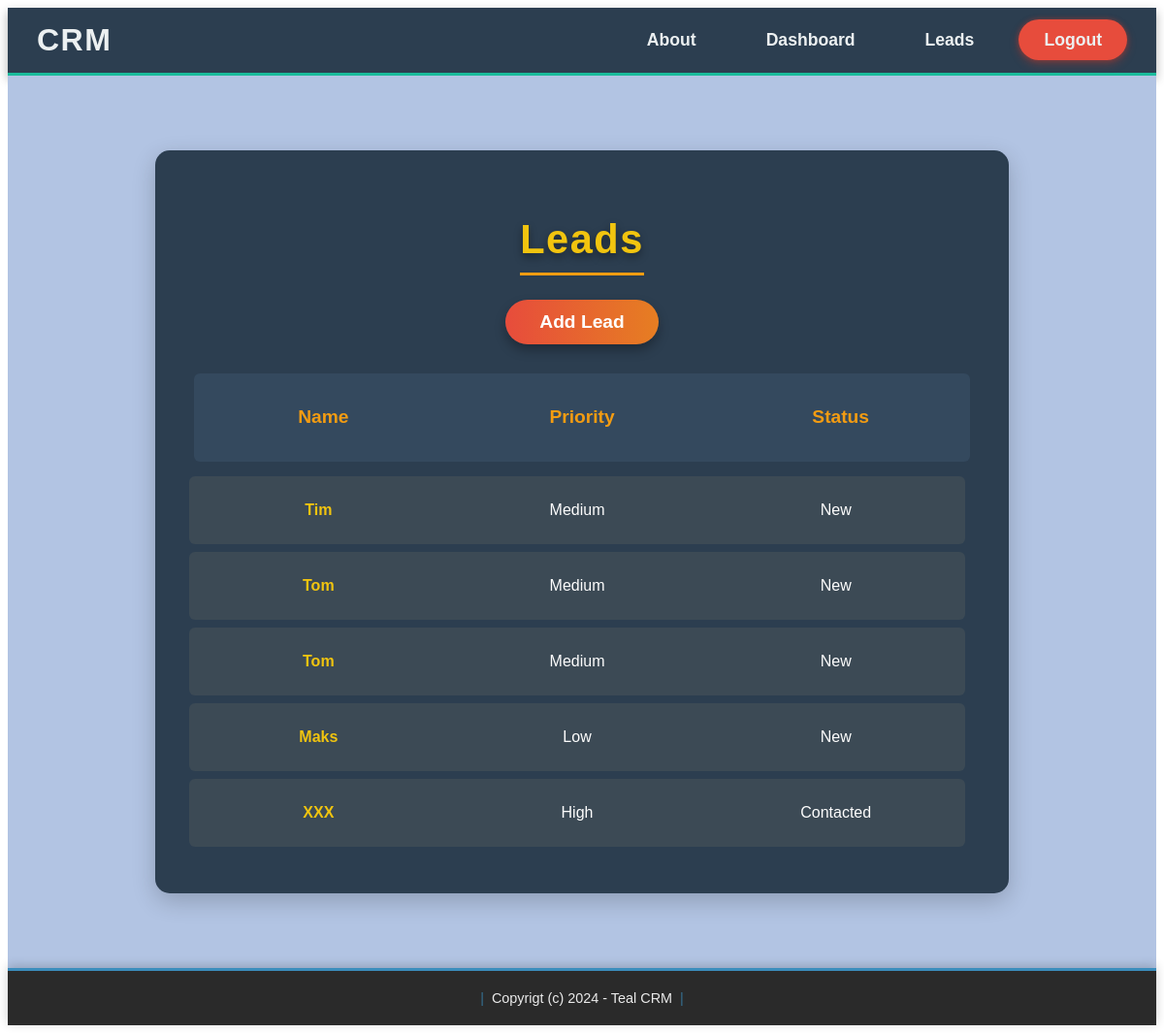
The app's page /leads_list/ (signed in), older data.
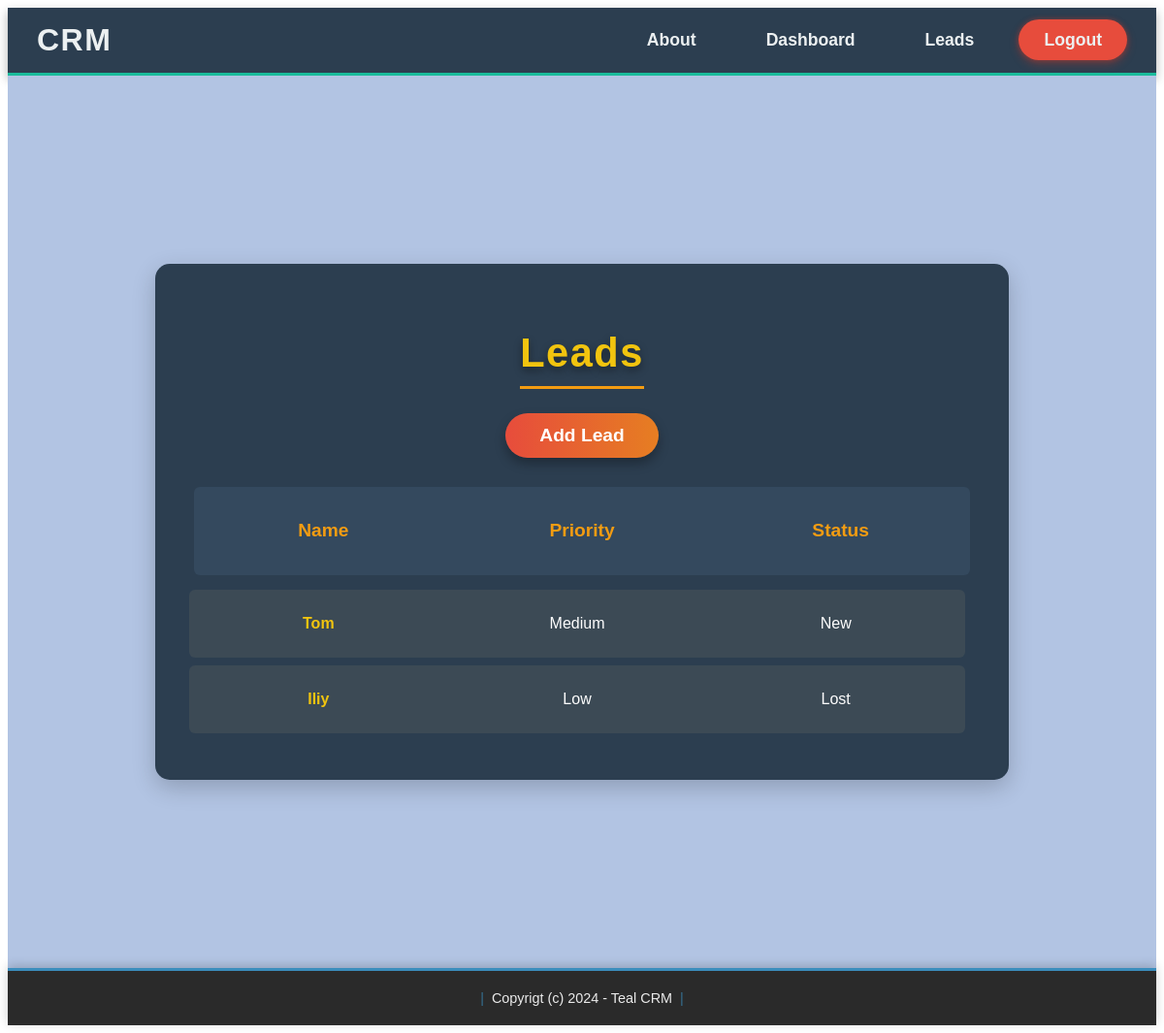
The same page, newer data.
### catalog/models.py (models this page shows, shortened)
class Lead(models.Model):
    LOW = 'low'
    MEDIUM = 'medium'
    HIGH = 'high'
    CHOICES_PRIORITY = (
        (LOW, 'Low'),
        (MEDIUM, 'Medium'),
        (HIGH, 'High'),
    )
    NEW = 'new'
    CONTACTED = 'contacted'
    WON = 'won'
    LOST = 'lost'
    CHOICES_STATUS = (
        (NEW, 'New'),
        (CONTACTED, 'Contacted'),
        (WON, 'Won'),
        (LOST, 'Lost'),
    )
    name = models.CharField(max_length=255)
    email = models.EmailField()
    description = models.TextField(blank=True, null=True)
    priority = models.CharField(max_length=10, choices=CHOICES_PRIORITY, default=MEDIUM)
    status = models.CharField(max_length=10, choices=CHOICES_STATUS, default=NEW)
    created_by = models.ForeignKey(User, related_name='leads', on_delete=models.CASCADE)
    created_at = models.DateTimeField(auto_now_add=True)
    modified_at = models.DateTimeField(auto_now=True)

### catalog/views.py (the view)
# urls.py: path('leads_list/', views.leads_list, name='leads_list'),
@login_required
def leads_list(request):
    leads = Lead.objects.filter(created_by=request.user)
    data = {'leads': leads}
    return render(request, 'lead/leads_list.html', data)

### templates/lead/leads_list.html (shortened to what this page needs)
{% extends 'base.html' %}
{% load static %}
{% block head %}
    <link rel="stylesheet" href="{% static 'hom_leads.css' %}">
    <link rel="stylesheet" href="{% static 'leads_list.css' %}">
{% endblock %}
{% block content %}
<div class="page-background">
    <div class="led">
        <h1 class="zag">Leads</h1>
        <a class="das" href="{% url 'addlead' %}">Add Lead</a>
        <div class="flex-header">
            <p class="column-title">Name</p>
            <p class="column-title">Priority</p>
            <p class="column-title">Status</p>
        </div>
        <div class="scroll-container">
            {% for lead in leads %}
                <div class="table-row">
                    <p class="row-text">
                        <a href="{% url 'leads_detail' lead.id %}">{{ lead.name }}</a>
                    </p>
                    <p class="row-text">{{ lead.get_priority_display }}</p>
                    <p class="row-text">{{ lead.get_status_display }}</p>
                </div>
            {% endfor %}
        </div>
    </div>
</div>
{% endblock %}

### templates/base.html (shortened to what this page needs)
<!DOCTYPE html>
{% load static %}
<html lang="ru">
{% block head %}{% endblock %}
<body>
    <nav class="navbar">
        <div class="left">
            <a href="{% url 'index' %}">CRM</a>
        </div>
        <ul class="right">
            <li><a href="{% url 'about' %}">About</a></li>
            {% if request.user.is_authenticated %}
                <li><a href="{% url 'dashboard' %}">Dashboard</a></li>
                <li><a href="{% url 'leads_list' %}">Leads</a></li>
                <li class="red"><a href="{% url 'logout' %}">Logout</a></li>
            {% else %}
                <li><a href="{% url 'login' %}">Log in</a></li>
                <li><a href="{% url 'signup' %}">Sign up</a></li>
            {% endif %}
        </ul>
    </nav>
    {% block content %}
    {% endblock %}
    <footer class="calan">
        <p>Copyrigt (c) 2024 - Teal CRM</p>
    </footer>
</body>
</html>

### catalog/static/hom_leads.css (style rules this page uses)
.navbar { display: flex; justify-content: space-between; align-items: center; background-color: #2c3e50; padding: 15px 30px; box-shadow: 0 4px 10px rgba(0, 0, 0, 0.3); border-bottom: 3px solid #1abc9c; font-family: Arial, sans-serif; transition: background-color 0.3s, padding 0.3s ease; }
.left { flex: 1; }
.left a { color: #ecf0f1; font-size: 2rem; text-decoration: none; font-weight: bold; letter-spacing: 1.5px; transition: color 0.3s ease, text-shadow 0.3s ease, transform 0.3s ease; }
.right { list-style: none; display: flex; gap: 20px; margin: 0; }
.right li { margin: 0; }
.right a { color: #ecf0f1; text-decoration: none; padding: 10px 25px; border: 1px solid transparent; border-radius: 30px; font-size: 1.1rem; font-weight: 600; transition: background-color 0.3s ease, transform 0.3s ease, color 0.3s ease, border-color 0.3s ease, box-shadow 0.3s ease; }
.red a { background-color: #e74c3c; box-shadow: 0 4px 10px rgba(192, 57, 43, 0.4), 0 0 5px rgba(192, 57, 43, 0.5); }
.calan { background-color: #2a2a2a; color: #eaeaea; text-align: center; padding: 20px; font-size: 0.9rem; font-family: Arial, sans-serif; border-top: 3px solid #3b8dbc; box-shadow: 0px -2px 10px rgba(0, 0, 0, 0.2); }
.calan p { margin: 0; position: relative; }
.calan p::before, .calan p::after { content: "|"; margin: 0 8px; color: #3b8dbc; opacity: 0.7; }

### catalog/static/leads_list.css (style rules this page uses)
.page-background { background-color: #b2c4e3; padding: 60px 20px; min-height: 100vh; display: flex; justify-content: center; align-items: center; }
.led { width: 100%; max-width: 800px; padding: 40px; background: #2c3e50; border-radius: 15px; box-shadow: 0 8px 25px rgba(0, 0, 0, 0.2); font-family: 'Arial', sans-serif; color: #ecf0f1; text-align: center; transition: transform 0.3s, box-shadow 0.3s; overflow: hidden; display: flex; flex-direction: column; align-items: center; }
.zag { font-size: 2.6rem; font-weight: bold; color: #f1c40f; margin-bottom: 25px; letter-spacing: 1.5px; text-shadow: 0 4px 8px rgba(0, 0, 0, 0.4); border-bottom: 3px solid #f39c12; padding-bottom: 10px; width: fit-content; margin-left: auto; margin-right: auto; }
.das { font-size: 1.2rem; font-weight: bold; padding: 12px 35px; color: #ffffff; border-radius: 50px; text-decoration: none; display: inline-block; background: linear-gradient(90deg, #e74c3c, #e67e22, #f1c40f, #e67e22, #e74c3c); background-size: 400%; animation: gradient-move 3s linear infinite; margin-bottom: 30px; box-shadow: 0 6px 12px rgba(0, 0, 0, 0.3); transition: transform 0.3s, box-shadow 0.3s; }
.flex-header { display: flex; justify-content: space-evenly; width: 100%; padding: 15px 0; background-color: #34495e; color: #f39c12; font-size: 1.2rem; font-weight: bold; text-align: center; border-radius: 6px; margin-bottom: 15px; }
.column-title { flex: 1; text-align: center; }
.scroll-container { max-height: 400px; overflow-y: auto; width: 100%; padding-right: 10px; }
.table-row { display: flex; justify-content: space-evenly; width: 100%; padding: 10px 0; background-color: #3c4a55; border-radius: 6px; color: #ecf0f1; font-size: 1rem; transition: background 0.3s; margin-bottom: 8px; }
.row-text { flex: 1; text-align: center; font-weight: 500; color: #fdfdfd; padding: 0 10px; }
.row-text a { color: #f1c40f; text-decoration: none; font-weight: bold; transition: color 0.3s; }

Row changes from the older to the newer data that the page shows:
removed Lead: name "Tim", priority "Medium", status "New"
removed Lead: name "Tom", priority "Medium", status "New"
removed Lead: name "Maks", priority "Low", status "New"
removed Lead: name "XXX", priority "High", status "Contacted"
added Lead: name "Iliy", priority "Low", status "Lost"
